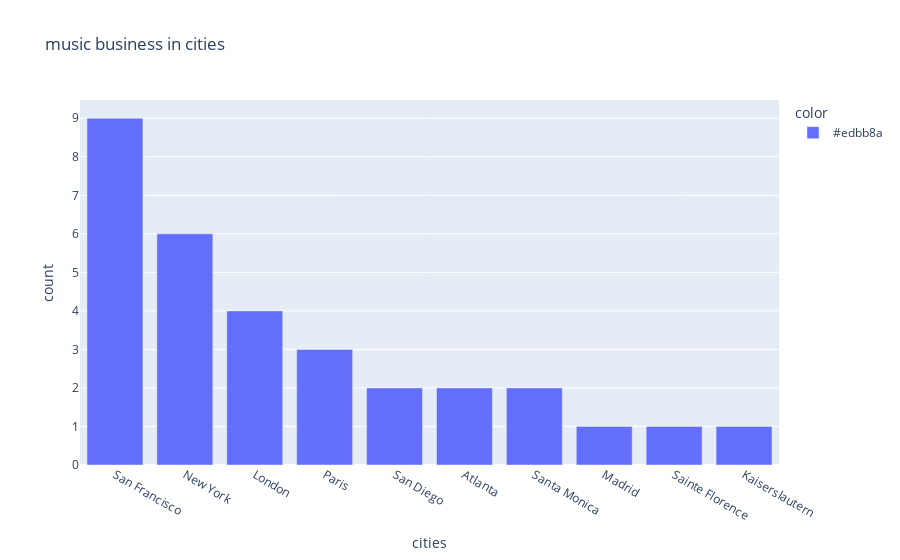

Write notebook code for a chart like this one.
### Code cell
fig = px.bar(clean, x="cities", y="count", color=["#edbb8a", "#edbb8a", "#edbb8a", "#edbb8a", "#edbb8a", "#edbb8a", "#edbb8a", "#edbb8a","#edbb8a", "#edbb8a"],title='music business in cities')
fig.show()

### Figure 1 — Plotly figure (JSON) as saved in the notebook; plotly's stock layout.template omitted (floating-point values rounded to 4 significant figures)
{"data": [{"alignmentgroup": "True", "hovertemplate": "color=#edbb8a<br>cities=%{x}<br>count=%{y}<extra></extra>", "legendgroup": "#edbb8a", "marker": {"color": "#636efa", "pattern": {"shape": ""}}, "name": "#edbb8a", "offsetgroup": "#edbb8a", "orientation": "v", "showlegend": true, "textposition": "auto", "type": "bar", "x": ["San Francisco", "New York", "London", "Paris", "San Diego", "Atlanta", "Santa Monica", "Madrid", "Sainte Florence", "Kaiserslautern"], "xaxis": "x", "y": [9, 6, 4, 3, 2, 2, 2, 1, 1, 1], "yaxis": "y"}], "layout": {"barmode": "relative", "legend": {"title": {"text": "color"}, "tracegroupgap": 0}, "title": {"text": "music business in cities"}, "xaxis": {"anchor": "y", "domain": [0, 1], "title": {"text": "cities"}}, "yaxis": {"anchor": "x", "domain": [0, 1], "title": {"text": "count"}}}}
